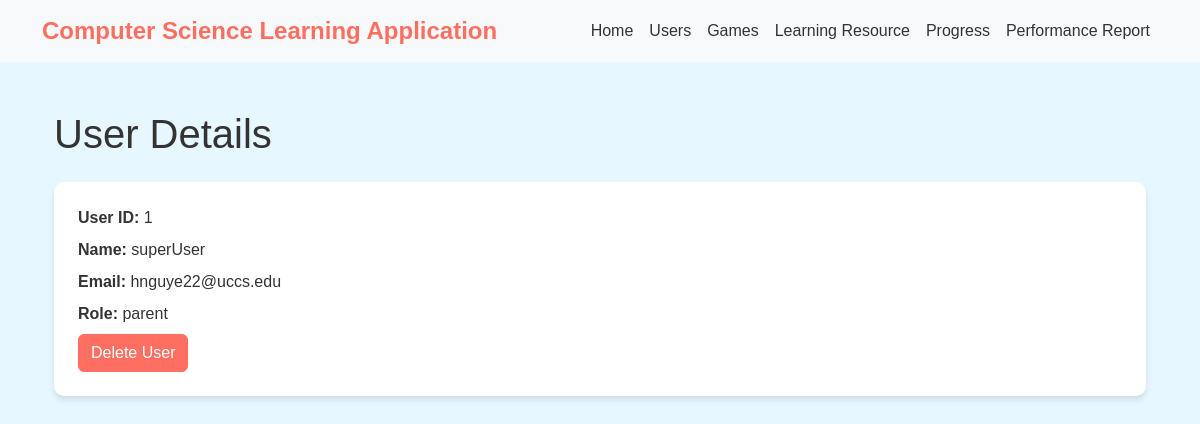
The page /users/1/ on the database its author committed.
### computer_science_learning_app/models.py (models this page shows, shortened)
class Usersys(AbstractBaseUser):
    UserID = models.AutoField(primary_key=True)
    Username = models.CharField(max_length=100, unique=True)
    Email = models.EmailField(unique=True)
    Role_choices = [
        ("student", "Student"),
        ("parent", "Parent"),
        ("teacher", "Teacher"),
    ]
    Role = models.CharField(max_length=20, choices=Role_choices, default='student')
    objects = UsersysManager()
    USERNAME_FIELD = 'Username'
    REQUIRED_FIELDS = ['username']

### computer_science_learning_app/views.py (the view)
# urls.py: path('users/<int:pk>/', UsersysDetailView.as_view(), name='usersys_detail'),
class UsersysDetailView(DetailView):
    model = Usersys
    template_name = "usersys_detail.html"
    context_object_name = "user"

### computer_science_learning_app/templates/usersys_detail.html (shortened to what this page needs)
{% extends "base_template.html" %}
{% block content %}
<div class="container mt-5">
    <h1 class="mb-4">User Details</h1>
    <div class="card p-4">
        <div class="row">
            <div class="col-md-6">
                <p class="mb-2"><strong>User ID:</strong> {{ user.UserID }}</p>
                <p class="mb-2"><strong>Name:</strong> {{ user.Username }}</p>
                <p class="mb-2"><strong>Email:</strong> {{ user.Email }}</p>
                <p class="mb-2"><strong>Role:</strong> {{ user.Role }}</p>
            </div>
        </div>
        <div>
            <a href="{% url 'usersys_delete' pk=user.UserID %}" class="btn btn-primary">Delete User</a>
        </div>
    </div>
</div>
{% endblock %}

### computer_science_learning_app/templates/base_template.html (style rules this page uses)
body { background-color: #e6f7ff; color: #333; font-family: Arial, sans-serif; }
.card { transition: all 0.3s ease-in-out; background-color: #fff; border: none; border-radius: 10px; box-shadow: 0 4px 6px rgba(0, 0, 0, 0.1); }
.btn-primary { background-color: #ff6f61; border-color: #ff6f61; }
body, .navbar, .nav-link, .card { color: #333; }

### rows shown on the page
Usersys: UserID "1", Username "superUser", Email "hnguye22@uccs.edu", Role "parent"
